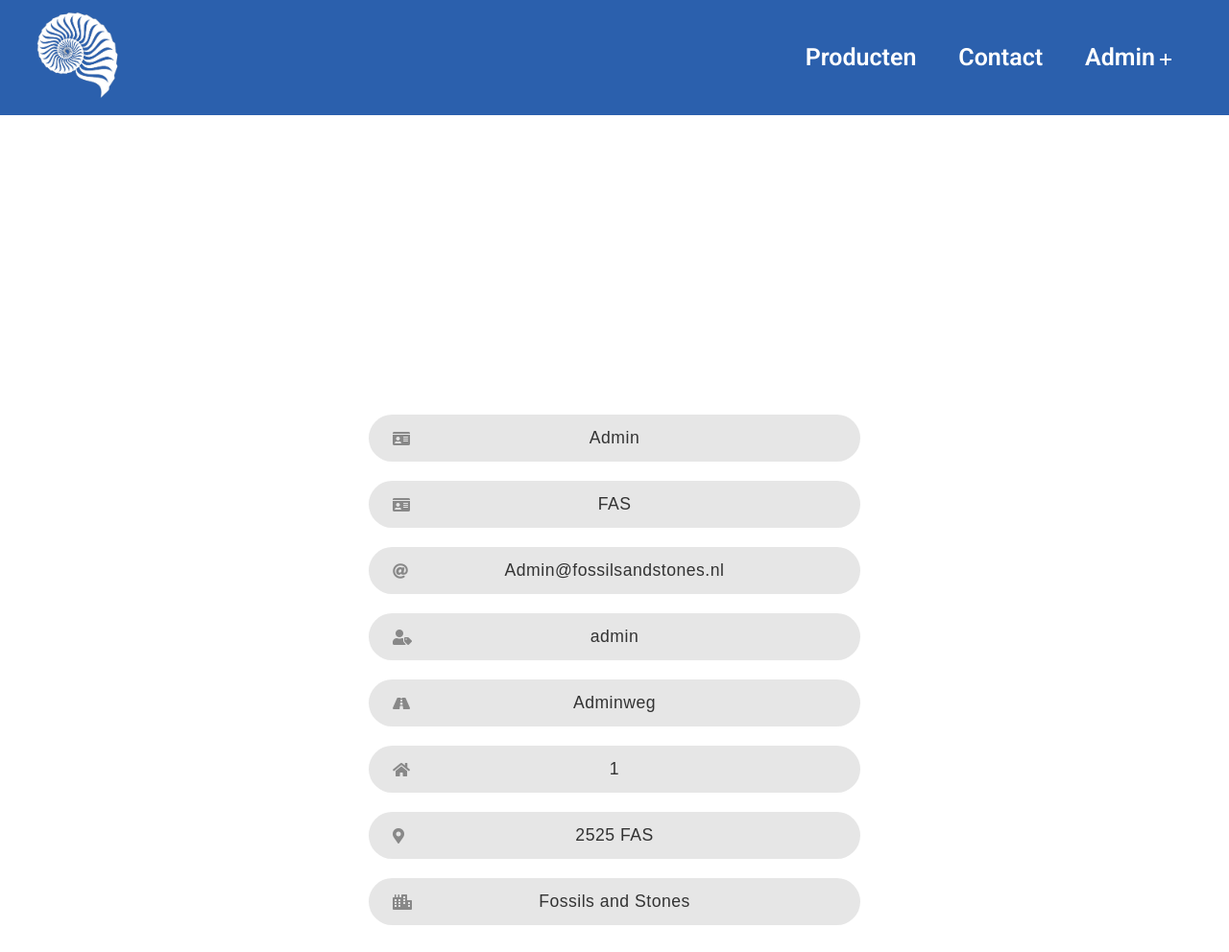
The page /viewUserAdmin.php?id=5 (signed in) on the database its author committed.
### tables this page shows
CREATE TABLE `user_address` (
  `address_id` int(11) NOT NULL,
  `address_streetname` varchar(250) NOT NULL,
  `address_housenumber` int(5) NOT NULL,
  `address_postalcode` varchar(10) NOT NULL,
  `address_city` varchar(250) NOT NULL,
  `user_id` int(11) NOT NULL
);

CREATE TABLE `user` (
  `user_id` int(11) NOT NULL,
  `user_firstname` varchar(50) NOT NULL,
  `user_lastname` varchar(50) NOT NULL,
  `user_email` varchar(250) NOT NULL,
  `user_password` varchar(250) NOT NULL,
  `user_role` varchar(10) DEFAULT 'user'
);

### classes/dbh.php (called while the page is built)
<?php
class dbh
{
    public function connection()
    {
        try {
            $username = "root";
            $password = "";
            $pdo = new PDO('mysql:host=localhost;dbname=fas', $username, $password);
            return $pdo;
        } catch (PDOException $e) {
            print "Error!:" . $e->getMessage() . "<br/>";
            die();
        }
    }
}

### viewUserAdmin.php (the view, shortened to what this page needs)
<?php
include 'incs/header.php';
include 'classes/dbh.php';
$dbh = new Dbh();
$viewUserId = $_GET['id'];
?>
<body>
<?php
include 'incs/navBar.php';
?>
<div id="view-user-container">
<?php
$stmt = $dbh->connection()->prepare('SELECT * FROM user INNER JOIN user_address ON user.user_id = user_address.user_id WHERE user.user_id= :viewUserId;');
$stmt->bindParam(':viewUserId', $viewUserId);
$stmt->execute();
$user = $stmt->fetchAll(PDO::FETCH_ASSOC);
foreach ($user as $user) {
    $Firstname = $user['user_firstname'];
    $Lastname = $user['user_lastname'];
    $Email = $user['user_email'];
    $Role = $user['user_role'];
    $Street = $user['address_streetname'];
    $Number = $user['address_housenumber'];
    $PostalCode = $user['address_postalcode'];
    $City = $user['address_city'];
    echo "
    <form class=\"login-form\" action=\"\">
    <div class=\"form-control\">
                <input type=\"text\" value=\"$Firstname\" disabled>
                <i class=\"fas fa-id-card\"></i>
            </div>
            <div class=\"form-control\">
                <input type=\"text\" value=\"$Lastname\" disabled>
                <i class=\"fas fa-id-card\"></i>
            </div>
            <div class=\"form-control\">
                <input type=\"text\" value=\"$Email\" disabled>
                <i class=\"fas fa-at\"></i>
            </div>
            <div class=\"form-control\">
                <input type=\"text\" value=\"$Role\" disabled>
                <i class=\"fas fa-user-tag\"></i>
            </div>
            <div class=\"form-control\">
                <input type=\"text\" value=\"$Street\" disabled>
                <i class=\"fas fa-road\"></i>
            </div>
            <div class=\"form-control\">
                <input type=\"text\" value=\"$Number\" disabled>
                <i class=\"fas fa-home\"></i>
            </div>
            <div class=\"form-control\">
                <input type=\"text\" value=\"$PostalCode\" disabled>
                <i class=\"fas fa-map-marker-alt\"></i>
            </div>
            <div class=\"form-control\">
                <input type=\"text\" value=\"$City\" disabled>
                <i class=\"fas fa-city\"></i>
            </div>
    </form>
    ";
}
?>
</div>
<?php
include 'incs/footer.php';
?>

### css/styles.css (style rules this page uses)
html { font-size: 62.5%; font-family: 'roboto', 'sans-serif'; color: black; background: #fff; -webkit-font-smoothing: antialiased; -moz-osx-font-smoothing: grayscale; margin: 0; padding: 0; overflow-x: hidden; }
body { font-size: 1.6rem; line-height: 1.5; background: #fff; width: 100%; height: 100%; margin: 0; padding: 0; }
.login-form { width: 100%; display: flex; flex-direction: column; }
.form-control { width: 100%; position: relative; margin-bottom: 24px; }
.form-control input, button { border: none; outline: none; border-radius: 30px; font-size: 1.1em; }
.form-control input { width: 100%; background: #e6e6e6; color: #333; letter-spacing: 0.5px; padding: 14px 50px; }
.form-control input ~ i { position: absolute; left: 25px; top: 50%; transform: translateY(-50%); color: #888; transition: color 0.4s; }
#view-user-container { position: absolute; top: 60%; left: 50%; transform: translate(-50%, -50%); width: 100%; height: 100%; z-index: 100; text-align: center; justify-content: center; align-items: center; display: flex; flex-direction: column; }
#view-user-container form { padding-bottom: 10px; }
#view-user-container .form-control { text-align: center; width: 40%; display: flex; justify-content: center; align-items: center; margin: 10px auto ; }
#view-user-container .form-control input { text-align: center; }

### rows shown on the page
user_address: user.user_firstname "Admin", user.user_lastname "FAS", user.user_email "Admin@fossilsandstones.nl", user.user_role "admin", address_streetname "Adminweg", address_housenumber "1", address_postalcode "2525 FAS", address_city "Fossils and Stones"
